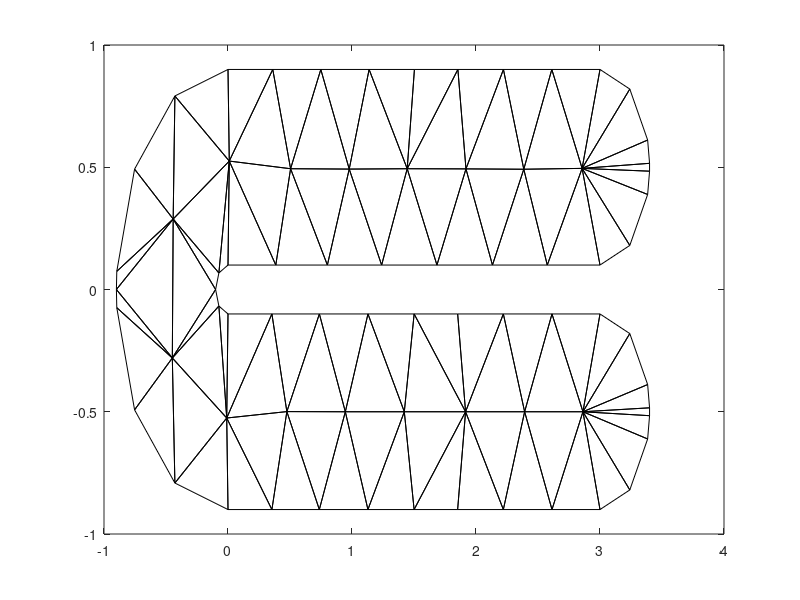

The MATLAB script that drew this image: (Note: this script raises an error after producing the figure.)
%%%%%%%%%%%%%%%%%%%%%%%%%%%%%%%%%%%%%%%%%%%%%%%%%%%%%%%%%%%%%%%%%%%%%%
% Project: Spatial Autoregressive Partially Linear Varying Coefficient
% Model (SAR-CVM)
% Example 2. Horseshoe Domain
% Author: GuanNan Wang, JingRu Mu & Lily Wang
% Function: Main Function
% Date: 12/2019
%%%%%%%%%%%%%%%%%%%%%%%%%%%%%%%%%%%%%%%%%%%%%%%%%%%%%%%%%%%%%%%%%%%%%%
clear;
warning off;
format long g;

% Population
load('eg2_pop.mat');
Ystar_pop=pop(:,1);
beta1_pop=pop(:,2);
beta2_pop=pop(:,3);
beta3_pop=pop(:,4);
beta_pop=[beta1_pop beta2_pop beta3_pop];
Xpop=pop(:,5:7);
Zpop=pop(:,8:9);
n1=180;
n2=80;
np=size(beta_pop,2);
load('bnd_n60.mat');

% Boundary and Triangulation (V1 T1, V2 T2 and V3 T3);
load('bnd_n60.mat');
load('eg2_V1.mat'); % Vertices;
load('eg2_T1.mat'); % Triangulation;
figure;
triplot(T,V(:,1),V(:,2),'k');

tmp=insideVT(V,T,Zpop(:,1),Zpop(:,2));
npop=size(pop,1);
ind_pop=1:npop;
ind_pop=ind_pop(tmp==1 & ~isnan(Ystar_pop));

% Bivariate Spline;
d=2; %d>r is the degree of spline functions over (V,T).
r=1; %r is the smoothness of the spline functions over (V,T).
H=smoothness(V,T,d,r); %H is the smoothness condition matrix.
Q2=qrH(H); %QR decomposition of the transpose of matrix H.
K=energy(V,T,d); %energy matrix;

% Simulation Parameters;
n=200; % Sample size (200, 500, 1000);
np=size(beta_pop,2); % # Covariates;
alpha=0.5; 
sigma=1; % White noise;
ind_nl_true=1:2; ind_l_true=3; % Varying and non-varying coefficients;
nSIM=2; % # Replications;
penalty=true; % Penalized spline (true/false);
criterion='bic';

% For results;
alpha_mse_all=[];
beta_mse_all=[];
beta_mise_all=[];
ind_nl_all=[];

%%%%%%%%%%%%%%%%%%%%%%%%%%%%%%%%%%%%%%%%%%%%%%%%%%%%%%%%%%%%%%%%%%%%%%;
% Main function;
tic
for iter=1:nSIM
	%iter=1;
    rng(iter);
    iter
    [dat Wg]=DataGenerator2(pop,n,sigma,alpha,bb,V,T,iter);
    Y=dat(:,1);
    beta=dat(:,2:(np+1)); % True varying coefficient function;
    X=dat(:,(np+2):(2*np+1)); % Covariates;
    Z=dat(:,(2*np+2):(2*np+3)); % Location info;
    
    % estimation;
    ind_start=-6;
    ind_end=3;
    stepSize=0.5;
    index=[ind_start:stepSize:ind_end]; 
    lambda=[10.^index];
    
    [B B0 Ind]=Basis(Z,V,T,d);

    [theta_hat gamma_hat beta_hat alpha_hat Ystar_hat Yhat ind_l ind_nl...
        mse mle aic bic]=SVCAM_sel(X,Y,Wg,B,Q2,K,lambda,penalty,criterion);

    indnl_all=zeros(np,1);
    indnl_all(ind_nl)=1;
    ind_nl_all=[ind_nl_all; indnl_all'];
    
    alpha_mse=(alpha-alpha_hat)^2;
    alpha_mse_all=[alpha_mse_all alpha_mse];

    beta_hat_all=zeros(n,np);
    beta_hat_all(:,ind_l)=repmat(theta_hat',n,1);
    beta_hat_all(:,ind_nl)=beta_hat;
    beta_mse=mean((beta-beta_hat_all).^2,1);
    beta_mse_all=[beta_mse_all; beta_mse];

    beta_pop_hat=beta_pred(Zpop,V,T,d,gamma_hat,theta_hat,ind_nl,ind_l);
    beta_mise=nanmean((beta_pop_hat-beta_pop).^2,1);
    beta_mise_all=[beta_mise_all; beta_mise];

    display(['ind_l = ',num2str(ind_l),' and ind_nl = ',num2str(ind_nl)]);
    display(['alpha_mse = ',num2str(alpha_mse)]);
    display(['beta_mise = ',num2str(beta_mise)]);
end;
toc
alpha_mse=round(mean(alpha_mse_all),4)
beta_mise=round(mean(beta_mise_all,1),4)
[unique_rows,~,ind]=unique(ind_nl_all,'rows');
unique_rows
counts=histc(ind,unique(ind))/nSIM

